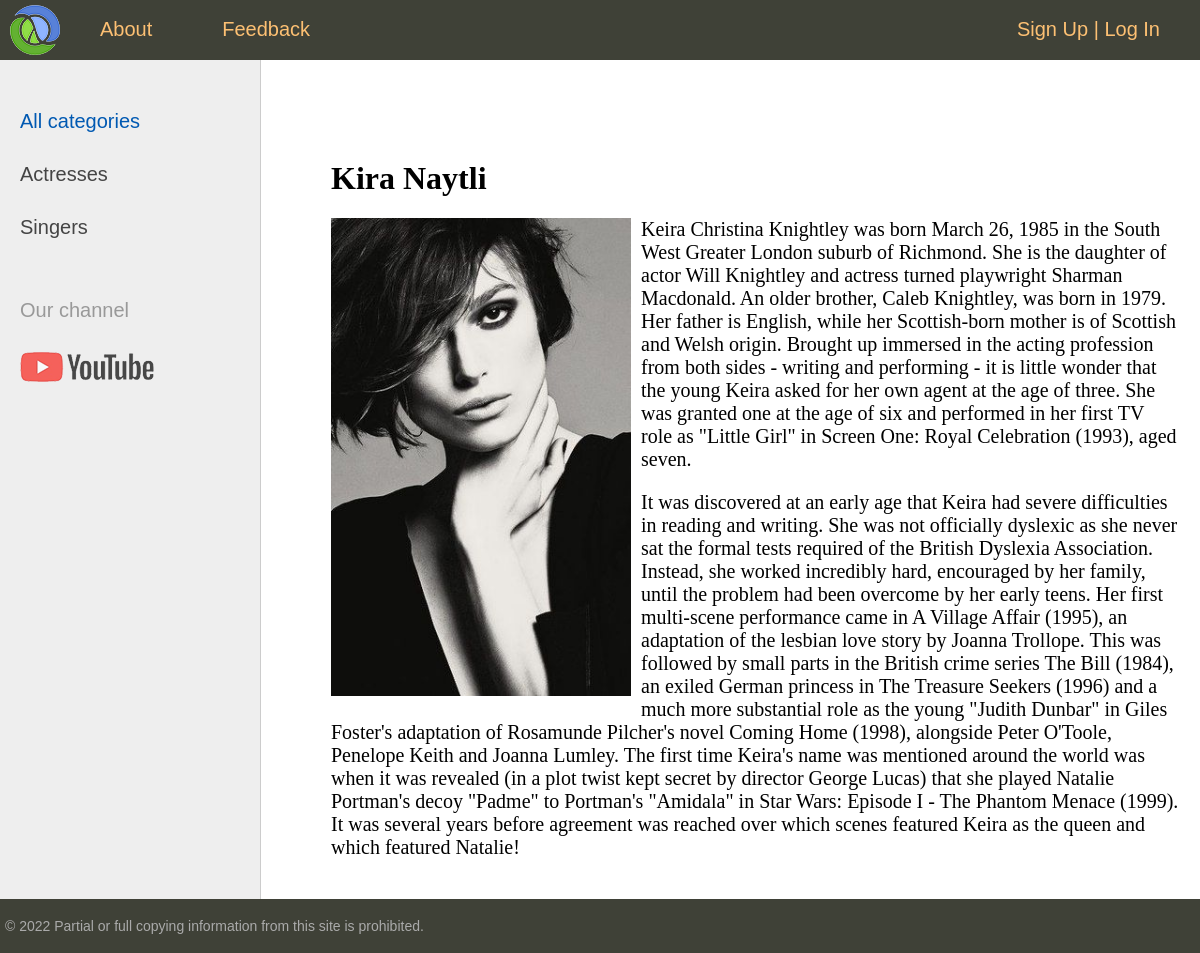
Page /post/kira-naytli/ on the committed database.
### women/models.py (models this page shows, shortened)
class Category(models.Model):
    name = models.CharField(max_length=100, db_index=True, verbose_name='Category')
    slug = models.SlugField(max_length=255, unique=True, db_index=True, verbose_name="URL")
    def get_absolute_url(self):
        return reverse('category', kwargs={'cat_slug': self.slug})
    class Meta:
        verbose_name = 'Category'
        verbose_name_plural = 'Categories'
        ordering = ['id']

class Women(models.Model):
    title = models.CharField(max_length=255)
    slug = models.SlugField(max_length=255, unique=True, db_index=True, verbose_name="URL")
    content = models.TextField(blank=True)
    photo = models.ImageField(upload_to="photos/%Y/%m/%d/")
    time_create = models.DateTimeField(auto_now_add=True)
    time_update = models.DateTimeField(auto_now=True)
    is_published = models.BooleanField(default=True)
    cat = models.ForeignKey('Category', on_delete=models.PROTECT, verbose_name="Category")
    def __str__(self):
        return self.title   # write this magic method to print titles after SQL query
    class Meta:
        verbose_name = 'Famous women'
        verbose_name_plural = 'Famous women'
        ordering = ['-time_create', 'title']

### women/views.py (the view)
# urls.py: path('post/<slug:post_slug>/', ShowPost.as_view(), name='post'),
class ShowPost(DataMixin, DetailView):
    model = Women
    template_name = 'women/post.html'
    slug_url_kwarg = 'post_slug'
    context_object_name = 'post'
    def get_context_data(self, *, object_list=None, **kwargs):
        context = super().get_context_data(**kwargs)
        c_def = self.get_user_context(title=context['post'])
        return dict(list(context.items()) + list(c_def.items()))

### women/utils.py (called while the page is built)
    def get_user_context(self, **kwargs):
        context = kwargs
        cats = cache.get('cats')
        if not cats:
            cats = Category.objects.annotate(Count('women'))
            cache.set('cats', cats, 200)
        user_menu = menu.copy()
        if not self.request.user.is_authenticated:
            user_menu.pop(1)
        context['menu'] = user_menu
        context['cats'] = cats
        if 'cat_selected' not in context:
            context['cat_selected'] = 0
        return context

### women/templates/women/post.html
{% extends 'women/base.html' %}
{% block content %}
<h1>{{ post.title }}</h1>
{% if post.photo %}
<p><img class="img-article-left" src="{{ post.photo.url }}"></p>
{% endif %}
{{ post.content | linebreaks }}
{% endblock %}

### women/templates/women/base.html (shortened to what this page needs)
{% load static %}
{% load women_tags %}
<!DOCTYPE html>
<html>
<head>
	<link type="text/css" href="{% static 'women/css/styles.css' %}" rel="stylesheet" />
</head>
<body>
<table class="table-page" border=0 cellpadding="0" cellspacing="0">
<tr><td valign=top>
{% block mainmenu %}
		<div class="header">
			<ul id="mainmenu" class="mainmenu">
			<li class="logo"><a href="{% url 'home' %}"><div class="logo"></div></a></li>
{% for m in menu %}
			<li><a href="{% url m.url_name %}">{{m.title}}</a></li>
{% endfor %}
				{% if request.user.is_authenticated %}
				<li class="last">{{ user.username }} | <a href="{% url 'logout' %}">Log Out</a></li>
				{% else %}
				<li class="last"><a href="{% url 'register' %}">Sign Up</a> | <a href="{% url 'login' %}">Log In</a></li>
				{% endif %}
			</ul>
		</div>
{% endblock mainmenu %}
<table class="table-content" border=0 cellpadding="0" cellspacing="0">
<tr>
	<td valign="top" class="left-chapters">
	<ul id="leftchapters">
{% if cat_selected == 0 %}
		<li class="selected">All categories</li>
{% else %}
		<li><a href="{% url 'home' %}">All categories</a></li>
{% endif %}
{% for c in cats %}
{% if c.women__count > 0 %}
	{% if c.pk == cat_selected %}
		<li class="selected">{{c.name}}</li>
	{% else %}
		<li><a href="{{ c.get_absolute_url }}">{{c.name}}</a></li>
	{% endif %}
{% endif %}
{% endfor %}
		<li class="share">
		<p>Our channel</p>
		<a class="share-yt" href="https://www.youtube.com/watch?v=dQw4w9WgXcQ&ab_channel=RickAstley" target="_blank" rel="nofollow"></a>
		</li>
	</ul>
</td>
<td valign="top" class="content">
	<div class="content-text">
{% block content %}
{% endblock %}
	</div>
</td></tr></table>
</td></tr>
<tr><td valign=top>
	<div id="footer">
		<p>&copy; 2022 Partial or full copying information from this site is prohibited.</p>
	</div>
</td></tr></table>
</body>
</html>

### women/static/women/css/styles.css (style rules this page uses)
html, body { font-family: 'Arial'; margin: 0; padding: 0; height: 100%; width: 100%; color: #444; }
a { color: #0059b2; text-decoration: none; }
img { max-width: 600px; height: auto; }
img.img-article-left { max-width: 300px; height: auto; float: left; padding: 0 10px 10px 0; }
.table-page { width: 100%; height: 100%; vertical-align: top; }
.table-page tr { height: 100%; }
.header { background: #3F4137; height: 60px; }
.logo { background: url('../images/logo.png') no-repeat 10px 5px; width: 70px; height: 60px; }
ul.mainmenu { list-style: none; margin: 0; padding: 0; height: 60px; color: #fdc073; font-size: 20px; overflow: hidden; }
ul.mainmenu li { float: left; margin: 18px 40px 0 30px; }
ul.mainmenu li.logo { margin: 0; }
ul.mainmenu li.last { float: right; }
ul.mainmenu li a { color: #fdc073; text-decoration: none; }
.table-content { width: 100%; min-height: 100%; height: 100%; }
.left-chapters { margin: 0; background: #eee; border-right: 1px solid #ccc; min-height: 100%; }
.left-chapters ul { width: 230px; min-height: 100%; margin: 0; padding: 20px 10px 10px 20px; list-style: none; font-size: 20px; }
.left-chapters ul li { margin: 30px 0 0 0; color: #999; }
.left-chapters ul li.selected { color: #0059b2; }
.left-chapters ul li a { color: #444; text-decoration: none; }
.left-chapters ul li.share { margin: 60px 0 0 0; }
.left-chapters ul li.share p { margin: 30px 0 30px 0; }
.left-chapters ul li.share a { display: inline-block; width: 40px; height: 40px; margin: 0 20px 0 0; }
.left-chapters ul li.share a.share-yt { width: 100%; height: 30px; background: url('../images/share_yt.png') no-repeat 0 0 }
.content { padding: 40px 20px 20px 40px; width: 100%; box-sizing: border-box; }
.content-text { margin: 60px 0 0 30px; color: #000; font-size: 20px; font-family: Yandex Sans Display Light; }
.content-text h1 { font-size: 32px; }
#footer { box-sizing: border-box; background: #3F4137; padding: 5px; color: #aaa; font-size: 14px; font-family: Verdana, Geneva, Arial, Helvetica; text-align: left; overflow: hidden; }

### rows in the picture
Category: name "Actresses"
Category: name "Singers"
Women: title "Kira Naytli", photo (picture), content "Keira Christina Knightley was born March 26, 1985 in the South West Greater London suburb of Richmond. She is the daughter of actor Will Knightley and actress turned playwright Sharman Macdonald. An older brother, Caleb Knightley, was born in 1979. Her father is English, while her Scottish-born mother is of Scottish and Welsh origin. Brought up immersed in the acting profession from both sides - writing and performing - it is little wonder that the young Keira asked for her own agent at the age of three. She was granted one at the age of six and performed in her first TV role as \"Little Girl\" in Screen One: Royal Celebration (1993), aged seven. It was discovered at an early age that Keira…"

### other values in the picture
{{ m.title }} "About" "Feedback"
